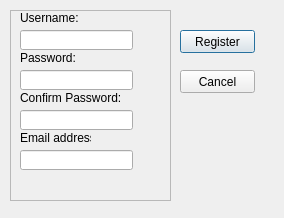
<?xml version="1.0" encoding="UTF-8"?>
<ui version="4.0">
 <class>Register</class>
 <widget class="QDialog" name="Register">
  <property name="geometry">
   <rect>
    <x>0</x>
    <y>0</y>
    <width>284</width>
    <height>218</height>
   </rect>
  </property>
  <property name="windowTitle">
   <string>Register New User</string>
  </property>
  <widget class="QFrame" name="frame">
   <property name="geometry">
    <rect>
     <x>10</x>
     <y>10</y>
     <width>161</width>
     <height>191</height>
    </rect>
   </property>
   <property name="frameShape">
    <enum>QFrame::StyledPanel</enum>
   </property>
   <property name="frameShadow">
    <enum>QFrame::Raised</enum>
   </property>
   <widget class="QLabel" name="label_3">
    <property name="geometry">
     <rect>
      <x>10</x>
      <y>80</y>
      <width>111</width>
      <height>16</height>
     </rect>
    </property>
    <property name="text">
     <string>Confirm Password:</string>
    </property>
   </widget>
   <widget class="QLineEdit" name="lineEdit_4">
    <property name="geometry">
     <rect>
      <x>10</x>
      <y>100</y>
      <width>113</width>
      <height>20</height>
     </rect>
    </property>
   </widget>
   <widget class="QLabel" name="label_2">
    <property name="geometry">
     <rect>
      <x>10</x>
      <y>40</y>
      <width>81</width>
      <height>16</height>
     </rect>
    </property>
    <property name="text">
     <string>Password:</string>
    </property>
   </widget>
   <widget class="QLabel" name="label">
    <property name="geometry">
     <rect>
      <x>10</x>
      <y>0</y>
      <width>61</width>
      <height>16</height>
     </rect>
    </property>
    <property name="text">
     <string>Username:</string>
    </property>
   </widget>
   <widget class="QLineEdit" name="lineEdit_6">
    <property name="geometry">
     <rect>
      <x>10</x>
      <y>60</y>
      <width>113</width>
      <height>20</height>
     </rect>
    </property>
    <property name="echoMode">
     <enum>QLineEdit::Password</enum>
    </property>
   </widget>
   <widget class="QLineEdit" name="lineEdit_5">
    <property name="geometry">
     <rect>
      <x>10</x>
      <y>20</y>
      <width>113</width>
      <height>20</height>
     </rect>
    </property>
   </widget>
   <widget class="QLineEdit" name="lineEdit">
    <property name="geometry">
     <rect>
      <x>10</x>
      <y>140</y>
      <width>113</width>
      <height>20</height>
     </rect>
    </property>
   </widget>
   <widget class="QLabel" name="label_4">
    <property name="geometry">
     <rect>
      <x>10</x>
      <y>120</y>
      <width>71</width>
      <height>16</height>
     </rect>
    </property>
    <property name="text">
     <string>Email address</string>
    </property>
   </widget>
  </widget>
  <widget class="QPushButton" name="registerButton">
   <property name="geometry">
    <rect>
     <x>180</x>
     <y>30</y>
     <width>75</width>
     <height>23</height>
    </rect>
   </property>
   <property name="text">
    <string>Register</string>
   </property>
  </widget>
  <widget class="QPushButton" name="cancelButton">
   <property name="geometry">
    <rect>
     <x>180</x>
     <y>70</y>
     <width>75</width>
     <height>23</height>
    </rect>
   </property>
   <property name="text">
    <string>Cancel</string>
   </property>
  </widget>
 </widget>
 <tabstops>
  <tabstop>lineEdit_5</tabstop>
  <tabstop>lineEdit_6</tabstop>
  <tabstop>lineEdit_4</tabstop>
  <tabstop>lineEdit</tabstop>
 </tabstops>
 <resources/>
 <connections/>
</ui>
